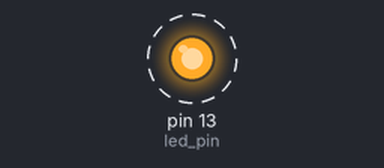
A sketch run on a simulated Arduino Uno, built with avr-gcc and run on an emulated ATmega328P. On the bench: output pins drawn as LEDs (lit = HIGH). Dashed ring = blinking.

Above: at 0.5 s.
Timing chart, 0 to 4.6 s (numbered marks = the images above):
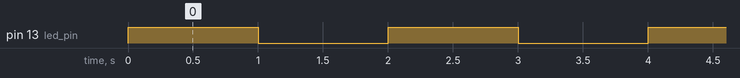

Measured:
- by itself, pin 13 (led_pin): alternates HIGH for 1.0 s and LOW for 1.0 s

The sketch:

led_blink.ino
```cpp
/**
LED blink
Blinks the onboard LED every X seconds
*/


int led_pin = 13;
int SEC = 1000;
int blink_rate = 1 * SEC;

void setup()
{
  // intialize pins & outputs
  pinMode(led_pin, OUTPUT);

}

void loop()
{
  digitalWrite(led_pin, HIGH);
  delay(blink_rate);
  digitalWrite(led_pin, LOW);
  delay(blink_rate);
}
```
